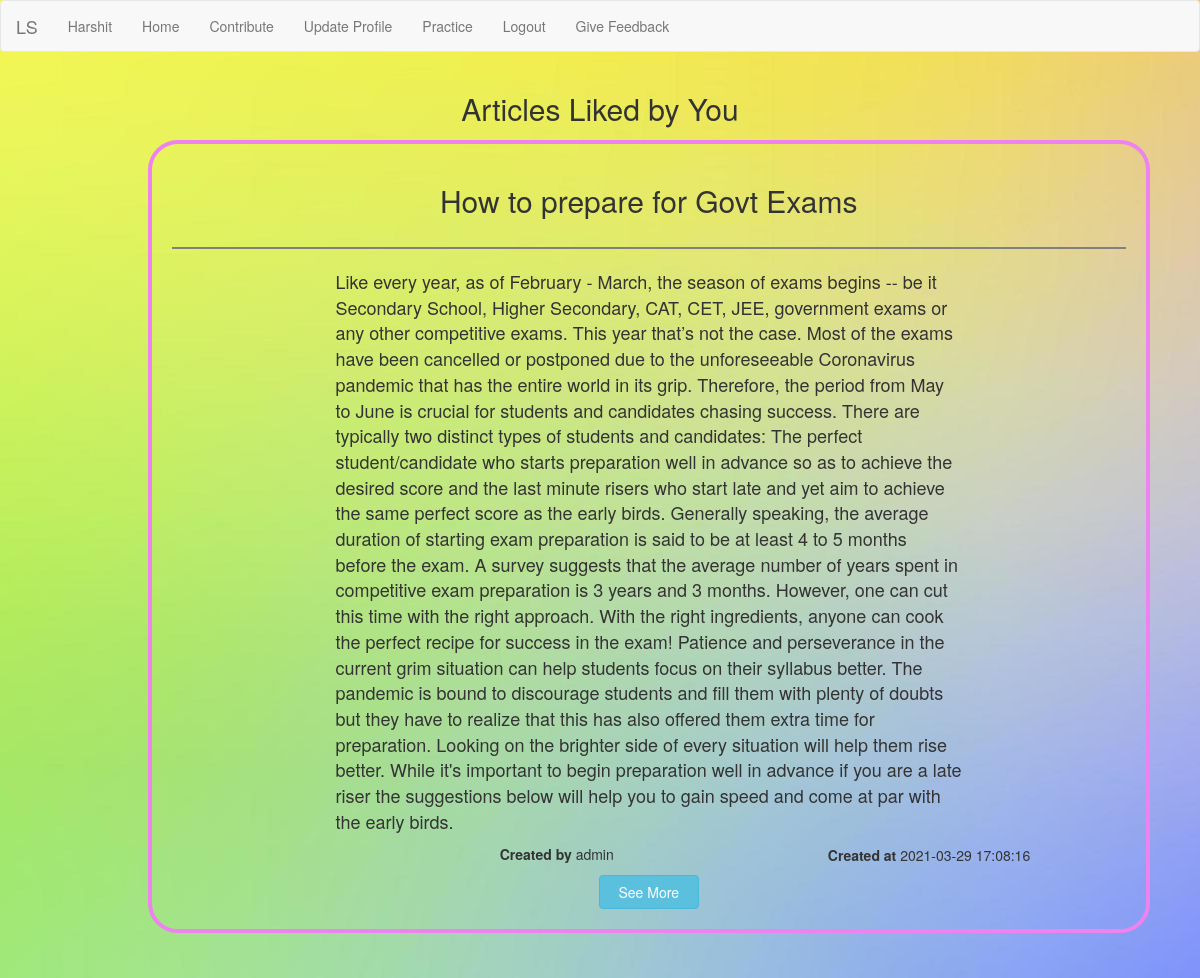
The page /user/show_liked.php?user_id=8 (signed in) on the database its author committed.
### tables this page shows
CREATE TABLE `users` (
  `user_id` int(11) NOT NULL,
  `first_name` varchar(20) NOT NULL,
  `middle_name` varchar(20) NOT NULL,
  `last_name` varchar(20) NOT NULL,
  `city` varchar(20) NOT NULL,
  `state` varchar(20) NOT NULL,
  `zipcode` char(6) NOT NULL,
  `email` varchar(40) NOT NULL,
  `dob` date NOT NULL,
  `biodata` text NOT NULL,
  `password` varchar(20) NOT NULL,
  `user_type` varchar(20) NOT NULL DEFAULT 'user',
  `age` int(11) NOT NULL
);

CREATE TABLE `liked` (
  `user_id` int(11) NOT NULL,
  `id` int(11) NOT NULL,
  `type` varchar(20) NOT NULL
);

CREATE TABLE `articles` (
  `art_id` int(11) NOT NULL,
  `header` text NOT NULL,
  `content` text NOT NULL,
  `time` timestamp NOT NULL DEFAULT current_timestamp() ON UPDATE current_timestamp(),
  `creator_id` int(11) NOT NULL
);

### user/show_liked.php (the view, shortened to what this page needs)
<!DOCTYPE html>
<html>
<?php session_start();
include('../config/configure.php');
include("user_header.php");
?>
<head>
    <link rel="stylesheet" type="text/css" href="../styles/index.css">
    <link rel="stylesheet" type="text/css" href="../styles/user_reg.css">
    <link rel="stylesheet" type="text/css" href="../styles/articles.css">
    <link rel="stylesheet" href="https://maxcdn.bootstrapcdn.com/bootstrap/3.4.1/css/bootstrap.min.css">
    <link rel="stylesheet" href="https://cdnjs.cloudflare.com/ajax/libs/font-awesome/4.7.0/css/font-awesome.min.css">
</head>
<?php
$user_id = $_GET['user_id'];
function show_liked()
{
    global $con, $user_id;
    $select = "SELECT *
                FROM liked , articles
                WHERE liked.user_id='$user_id' and liked.type='art' and articles.art_id=liked.id";
    $run_select = mysqli_query($con, $select);
    while ($row_posts = mysqli_fetch_array($run_select)) {
        $content = $row_posts['content'];
        $header = $row_posts['header'];
        $creator = $row_posts['creator_id'];
        $time = $row_posts['time'];
        $art_id = $row_posts['art_id'];
        $select_creator = "SELECT * FROM users where user_id='$creator'";
        $run_creator = mysqli_query($con, $select_creator);
        $row = mysqli_fetch_array($run_creator);
        $first_name = $row['first_name'];
        echo "
        <div class='container-fluid'>
            <div class='article'>
                <div class='row'>
                    <div class='col-sm-12'>
                        <center><h2>$header</h2></center>
                    </div>
                </div>
                 <hr id='hl' >
                <div class='row content'>
                    <div class='col-sm-2'>
                    </div>
                    <div class='col-sm-8'>
                        $content
                    </div>
                    <div class='col-sm-2'>
                    </div>
                </div>
                <div class='row time'>
                    <div class='col-sm-4'></div>
                    <div class='col-sm-4'><strong>Created by</strong>  $first_name</div>
                    <div class='col-sm-1'></div>
                    <div class='col-sm-4'><strong>Created at</strong>  $time </div>
                </div>
                <center><a href='single_article.php?art_id=$art_id'><button class='btn btn-info'>See More</button></a></center>
            </div>
            </br>
        </div>
        </br>
        ";
    }
}
?>
<body>
    <div class="container">
        <div class="row">
            <center>
                <h2>Articles Liked by You</h2>
            </center>
        </div>
        <div class="row">
            <div class="col-sm-1"></div>
            <div class="col-sm-11">
                <?php echo show_liked() ?>
            </div>
        </div>
    </div>
</body>

### user/user_header.php (shortened to what this page needs)
<?php
include("../config/configure.php");
?>
<nav class="navbar navbar-default">
    <div class="container-fluid">
        <div class="navbar-header">
            <a href="user_home.php" class="navbar-brand">LS</a>
        </div>
        <div class="collapse navbar-collapse" id="bs-example-navbar-collapse-1">
            <ul class="nav navbar-nav">
                <?php
                $user = $_SESSION['email'];
                $get_user = "select * from users where email = '$user' and user_type != 'admin'";
                $run_user = mysqli_query($con, $get_user);
                if (!$run_user) {
                    echo ("<script>alert('Something went wrong!')</script>");
                } else {
                    $user_row = mysqli_fetch_array($run_user);
                    $user_id = $user_row['user_id'];
                    $first_name = $user_row['first_name'];
                }
                ?>
                <li><a href='user_profile.php?<?php echo ("user_id=$user_id") ?>'><?php echo ("$first_name"); ?></a></li>
                <li><a href='user_home.php'>Home</a></li>
                <li><a href='user_contribute.php?<?php echo ("user_id=$user_id") ?>'>Contribute</a></li>
                <li><a href='user_prof_update.php?<?php echo ("user_id=$user_id") ?>'>Update Profile</a></li>
                <li><a href='practice.php?<?php echo ("user_id=$user_id") ?>'>Practice</a></li>
                <li><a href='logout.php?<?php echo ("user_id=$user_id") ?>'>Logout </a></li>
                <li><a href="feedback.php">Give Feedback</a></li>
            </ul>
        </div>
    </div>
</nav>

### styles/index.css (style rules this page uses)
body { width: 100vw; background-image: url('../images/121.jpg'); background-repeat: no-repeat; background-size: cover; }

### styles/articles.css (style rules this page uses)
.article { border: 4px solid violet; border-radius: 30px; margin: 5px; padding: 20px; }
.btn-info { margin-top: 10px; width: 100px; }
.time { margin-top: 10px; }
.content { font-size: 18px; }
#hl { height: 2px; border-width: 0; color: gray; background-color: gray; }

### rows shown on the page
users: first_name "Harshit"
liked: articles.header "How to prepare for Govt Exams", articles.content "Like every year, as of February - March, the season of exams begins -- be it Secondary School, Higher Secondary, CAT, CET, JEE, government exams or any other competitive exams. This year that’s not the case. Most of the exams have been cancelled or postponed due to the unforeseeable Coronavirus pandemic that has the entire world in its grip. Therefore, the period from May to June is crucial for students and candidates chasing success. There are typically two distinct types of students and candidates: The perfect student/candidate who starts preparation well in advance so as to achieve the desired score and the last minute risers who start late and yet aim to achieve the same perfect score…", users.first_name "admin", articles.time "2021-03-29 17:08:16"
